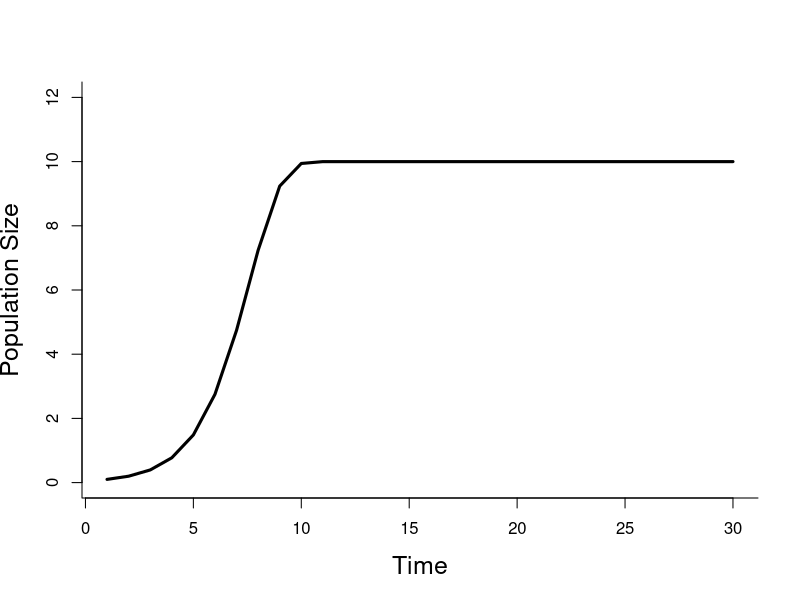
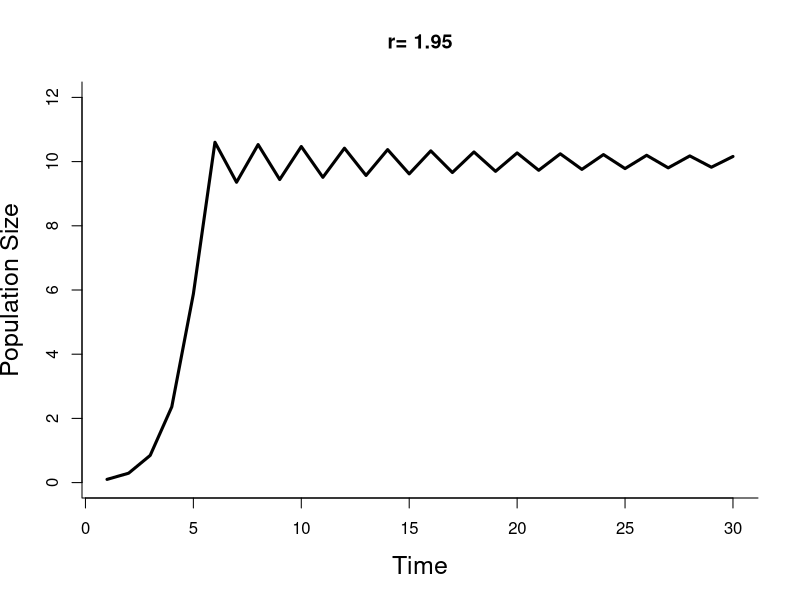
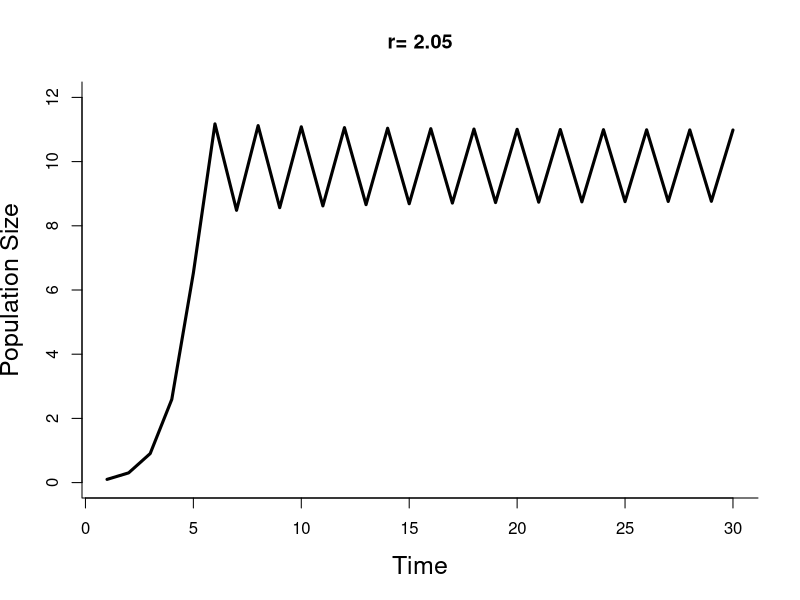
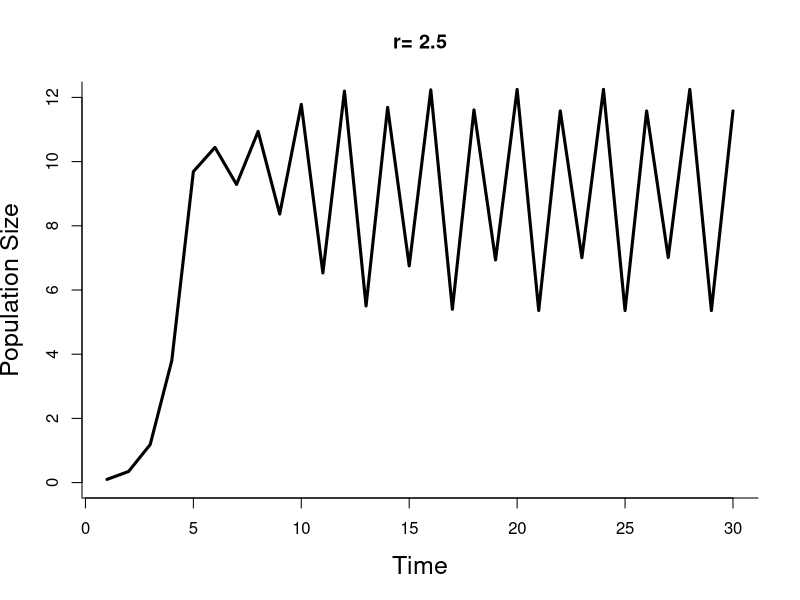
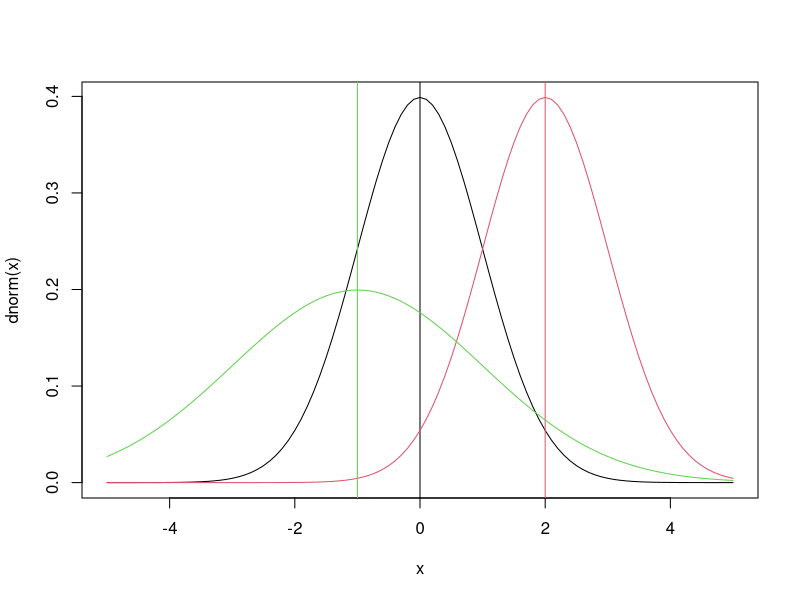
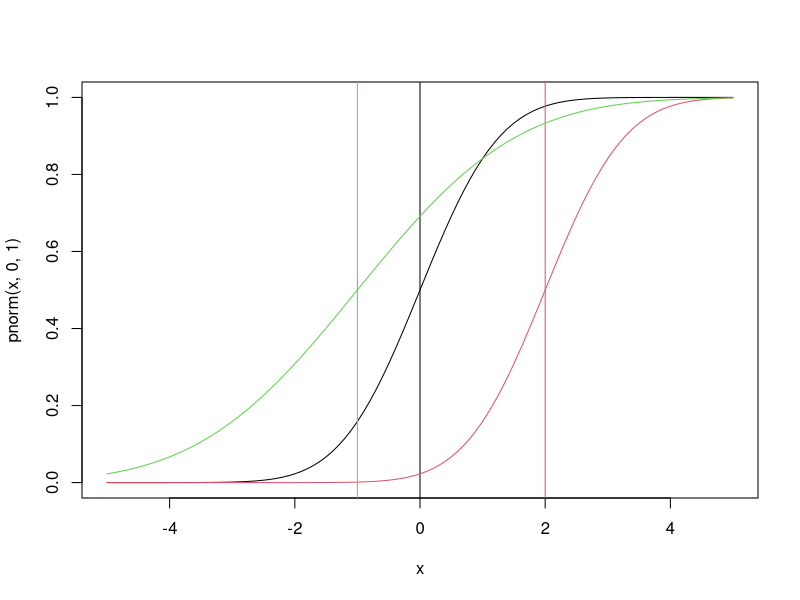
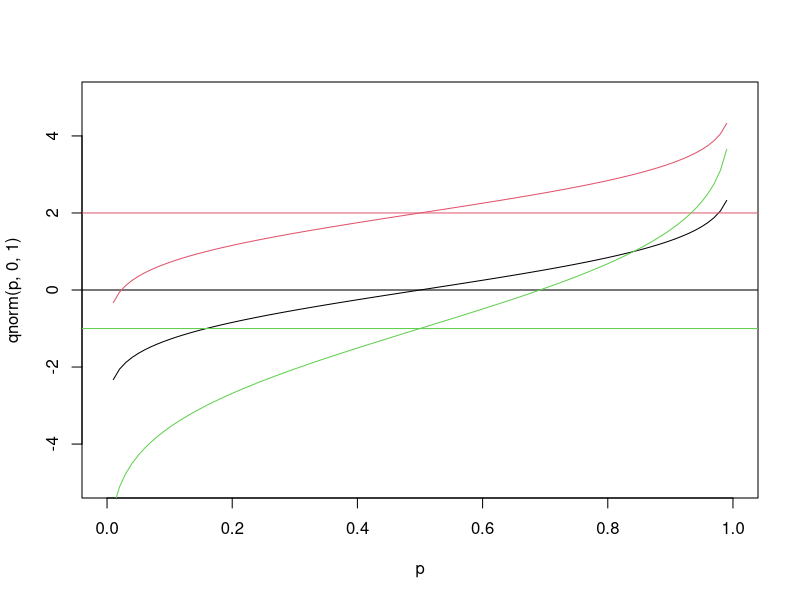
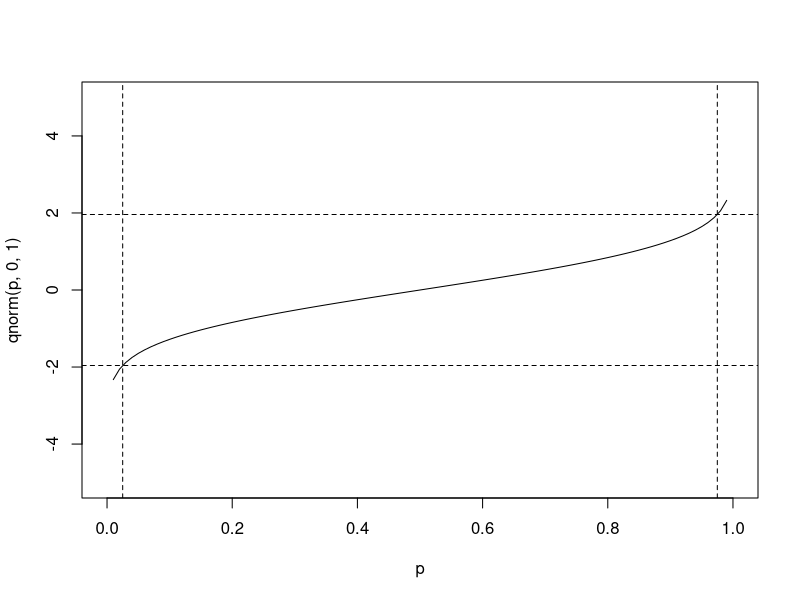

These charts were generated, in order, by the following R code:
## ---- chunk 1
knitr::opts_chunk$set(echo = TRUE)
## ---- chunk 2
r = 1         ## intrinsic growth rate
K = 10        ## carrying capacity      
n0 = .1       ## initial population size
NT = 30       ## number of time steps to simulate
time = 1:NT
## ---- chunk 3
n = rep(n0,NT)    ## vector to store results
for(t in 2:NT){
  n[t] = n[t-1] + r*n[t-1]*(1-n[t-1]/K)
}
## ---- chunk 4
plot(time,n,ylim=c(0,12),lwd=3,type='l',
     bty='l',cex.lab=1.5,
     xlab="Time",ylab="Population Size")
## ---- chunk 5

plot_trajectory <- function(r){
  n = rep(n0,NT)    ## vector to store results
  for(t in 2:NT){
    n[t] = n[t-1] + r*n[t-1]*(1-n[t-1]/K)
  }
  plot(time,n,ylim=c(0,12),lwd=3,type='l',
     bty='l',cex.lab=1.5,
     xlab="Time",ylab="Population Size",
     main=paste("r=", r))
}

plot_trajectory(r = 1.95)
plot_trajectory(r=2.05)
plot_trajectory(r=2.5)
## ---- chunk 6
x = seq(-5,5,by=0.1)
plot(x,dnorm(x),type='l')  		## that’s a lowercase “L” for “line”
abline(v=0)				          	## add a line to indicate the mean (“v” is for “vertical”)
lines(x,dnorm(x,2),col=2)			## try changing the mean (“col” sets the color)
abline(v=2,col=2)
lines(x,dnorm(x,-1,2),col=3)	## try changing the mean and standard dev
abline(v=-1,col=3)
## ---- chunk 7
plot(x,pnorm(x,0,1),type='l')
abline(v=0)
lines(x,pnorm(x,2,1),col=2)
abline(v=2,col=2)
lines(x,pnorm(x,-1,2),col=3)
abline(v=-1,col=3)
## ---- chunk 8
p = seq(0,1,by=0.01)
plot(p,qnorm(p,0,1),type='l',ylim=range(x))    # ylim sets the y-axis range
# range returns the min/max as a 2-element vector
abline(h=0)						# “h” for “horizontal”
lines(p,qnorm(p,2,1),col=2)
abline(h=2,col=2)
lines(p,qnorm(p,-1,2),col=3)
abline(h=-1,col=3)
## ---- chunk 9
qnorm(c(0.025,0.975),0,1)		    # what width CI is specified by these values?
plot(p,qnorm(p,0,1),type='l',ylim=range(x))
abline(v=c(0.025,0.975),lty=2)	# add vertical lines at the CI
abline(h=qnorm(c(0.025,0.975)),lty=2)	#add horizontal lines at the threshold vals
plot(x,dnorm(x,0,1),type='l')		# plot the corresponding pdf
abline(v=qnorm(c(0.025,0.975)),lty=2)
## ---- chunk 10
n = c(10,100,1000,10000)	# sequence of sample sizes
for(i in 1:4){			# loop over these sample sizes
  hist(rnorm(n[i]),main=n[i],probability=TRUE,breaks=40)  
				#here breaks defines number of bins in the histogram
  lines(x,dnorm(x),col=2)
}
## ---- chunk 11
x = seq(-0.1,1.1,by=0.1)
plot(x,dunif(x),type='l')  		## that’s a lowercase “L” for “line”

plot(x, punif(x), type = 'l')

p = seq(0, 1, 0.01)
plot(p, qunif(p), type = 'l')

hist(runif(100),main=100,probability=TRUE,breaks=40)  
				#here breaks defines number of bins in the histogram
  lines(x,dunif(x),col=2)
## ---- chunk 12
x = rnorm(10000,0,1)
y = x^2
hist(x,main="Original distribution",breaks=40)
abline(v=quantile(x,c(0.025,0.5,0.975)),lty=c(2,1,2),lwd=3,col="orange")
abline(v=mean(x),col="red",lwd=3,lty=3)
hist(y,main="Transformed distribution",breaks=40)
abline(v=quantile(y,c(0.025,0.5,0.975)),lty=c(2,1,2),lwd=3,col="orange")
abline(v=mean(y),col="red",lwd=3,lty=3)
## ---- chunk 13
x <- rlnorm(10000,meanlog=0,sdlog=0.5)
y <- sin(x)
hist(x,main="Original distribution",breaks=40)
abline(v=quantile(x,c(0.025,0.5,0.975)),lty=c(2,1,2),lwd=3,col="orange")
abline(v=mean(x),col="red",lwd=3,lty=3)
hist(y,main="Transformed distribution",breaks=40)
abline(v=quantile(y,c(0.025,0.5,0.975)),lty=c(2,1,2),lwd=3,col="orange")
abline(v=mean(y),col="red",lwd=3,lty=3)
## ---- chunk 14
r    = 1.0     ## make sure to return r to it's original value
r.sd = 0.2     ## standard deviation on r
K.sd = 1.0     ## standard deviation on K
NE = 1000      ## Ensemble size
## ---- chunk 15
n = matrix(n0,NE,NT)   # storage for all simulations
rE = rnorm(NE,r,r.sd)  # sample of r
KE = rnorm(NE,K,K.sd)  # sample of K
for(i in 1:NE){        # loop over ensemble members
  for(t in 2:NT){      # for each ensemble member, simulate throught time
    n[i,t] = max(0,n[i,t-1] + rE[i]*n[i,t-1]*(1-n[i,t-1]/KE[i]))
  }
}
## ---- chunk 16
n.stats = apply(n,2,quantile,c(0.025,0.5,0.975))
## ---- chunk 17
ciEnvelope <- function(x,ylo,yhi,col="lightgrey",...){
  polygon(cbind(c(x, rev(x), x[1]), c(ylo, rev(yhi),
  ylo[1])), border = NA,col=col,...) 
}
## ---- chunk 18
hist(rE, main='samples of r')
hist(KE, main='samples of K')
## ---- chunk 19
selection = sample(1:NE, size=10)
plot(n[selection[1],], type='l', lwd=2)
for(i in 2:9){
  lines(n[selection[i],], type ='l', col=i,lwd=2)
}
## ---- chunk 20
hist(n[,15], breaks=20,main='Histogram of forecast at t=15',xlab='N(t=15)')
## ---- chunk 21
plot(1:NT, n.stats[2,], type = 'l', lwd=2, xlab='time',ylab='n')
ciEnvelope(1:NT, ylo=n.stats[1,], yhi=n.stats[3,],col=adjustcolor("lightgrey",alpha.f=0.5))

## ---- chunk 22
r = 0.3
n0.sd = 0.6
n0s = rlnorm(NE,log(n0),n0.sd)
n = matrix(n0s,NE,NT)
for(i in 1:NE){
  for(t in 2:NT){
    n[i,t] = max(0,n[i,t-1] + r*n[i,t-1]*(1-n[i,t-1]/K))
  }
}
## ---- chunk 23
n.stats = apply(n,2,quantile,c(0.025,0.5,0.975))

plot(1:NT, n.stats[2,], type = 'l', lwd=2, xlab='time',ylab='n')
ciEnvelope(1:NT, ylo=n.stats[1,], yhi=n.stats[3,],col=adjustcolor("lightgrey",alpha.f=0.5))
## ---- chunk 24
for(r in c(1.95, 2.05, 2.8)){
  n0.sd = 0.6
n0s = rlnorm(NE,log(n0),n0.sd)
n = matrix(n0s,NE,NT)
for(i in 1:NE){
  for(t in 2:NT){
    n[i,t] = max(0,n[i,t-1] + r*n[i,t-1]*(1-n[i,t-1]/K))
  }
}
n.stats = apply(n,2,quantile,c(0.025,0.5,0.975))

plot(1:NT, n.stats[2,], type = 'l', lwd=2, xlab='time',ylab='n',main=paste('r=', r))
ciEnvelope(1:NT, ylo=n.stats[1,], yhi=n.stats[3,],col=adjustcolor("lightgrey",alpha.f=0.5))
}

